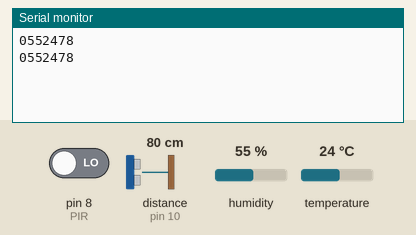
The sketch below on a simulated Arduino Uno, built with avr-gcc and run on an emulated ATmega328P. Parts: the last lines printed to the serial monitor. Wiring (inferred from the names in the program): ultrasonic range finder: trigger pin 9; echo pin 10. The test bench sets the inputs (shaded band); at power-on: distance to the obstacle (sensor on pin 10) 80 cm, humidity 55 %, pin 8 (PIR) LOW, temperature 24 °C. The echo pulse lasts 58.3 µs per cm.

Above: at 2.8 s.
2.9 s: distance to the obstacle (sensor on pin 10) set to 2 cm
At 4.3 s:
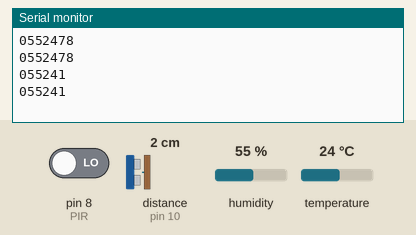
4.4 s: humidity set to 22 %
At 5.5 s:
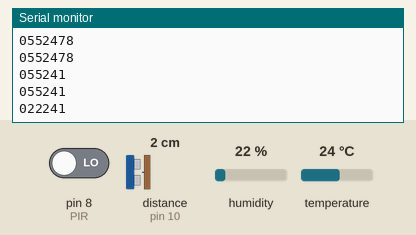
5.9 s: pin 8 (PIR) driven HIGH
At 6.9 s:
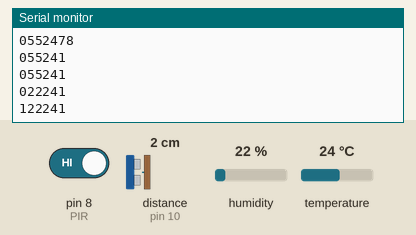
7.4 s: temperature set to 12 °C
At 8.7 s:
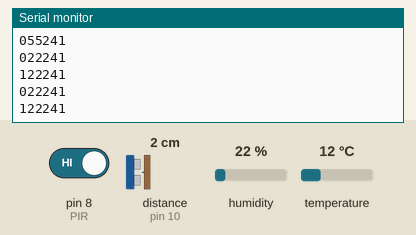
8.9 s: distance to the obstacle (sensor on pin 10) set to 4 cm
At 10.3 s:
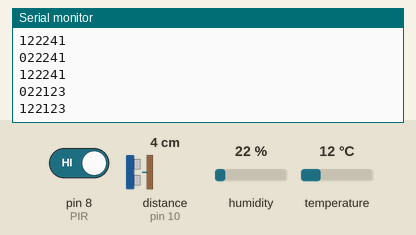
10.4 s: humidity set to 40 %
At 11.6 s:
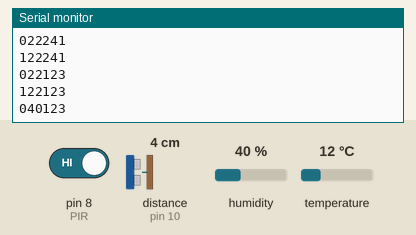
Timing chart, 0 to 12.9 s (numbered marks = the images above; inputs shaded):
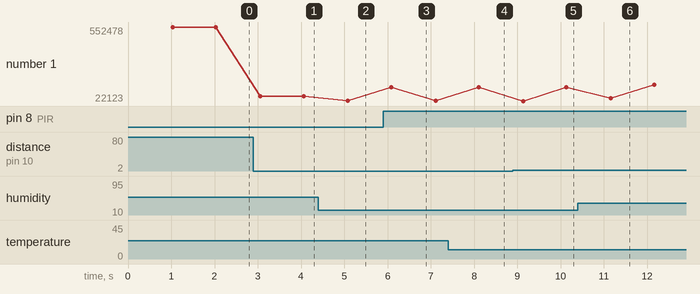

The sketch:

DHT_PIR_WAVE.ino
```cpp
#include <DHT.h>

#define DHTPIN 7
#define PIR 8
#define TRIG 9
#define ECHO 10


#define DHTTYPE DHT11

int value = 0;
bool flag = false;
DHT dht(DHTPIN, DHTTYPE);


void setup() {
  // put your setup code here, to run once:
  Serial.begin(9600);
  pinMode(PIR, INPUT);
  pinMode(TRIG, OUTPUT);
  pinMode(ECHO, INPUT);

  dht.begin();
}

void loop() {
  delay(1000);
  value = digitalRead(PIR);
  int h = dht.readHumidity();
  int t = dht.readTemperature();
  long duration, distance;

  digitalWrite(TRIG, LOW);
  delayMicroseconds(2);
  digitalWrite(TRIG, HIGH);
  delayMicroseconds(10);
  digitalWrite(TRIG, LOW);

  duration = pulseIn(ECHO, HIGH);
  distance = duration *17 / 1000;

  if(value == HIGH && flag == true){
    flag=false;
  }
  else if (value == HIGH && flag == false){
    flag = true;
  }
  Serial.print(flag); //pir
  Serial.print(h);    //humi
  Serial.print(t);    //temp
  Serial.print(distance);  //wave
  Serial.print("\n");
}
```

Measured:
- after the input at 2.9 s, the serial monitor: prints a new line after 0.16 s (image 1)
- after the input at 4.4 s, the serial monitor: prints a new line after 0.68 s (image 2)
- after the input at 5.9 s, the serial monitor: prints a new line after 0.19 s (image 3)
- after the input at 8.9 s, the serial monitor: prints a new line after 0.23 s (image 5)
- after the input at 10.4 s, the serial monitor: prints a new line after 0.76 s (image 6)
- plotted number 1: 552478 → 55241 after the input at 2.9 s, 55241 → 22241 after the input at 4.4 s, 122241 → 122123 after the input at 8.9 s, 122123 → 140123 after the input at 10.4 s
